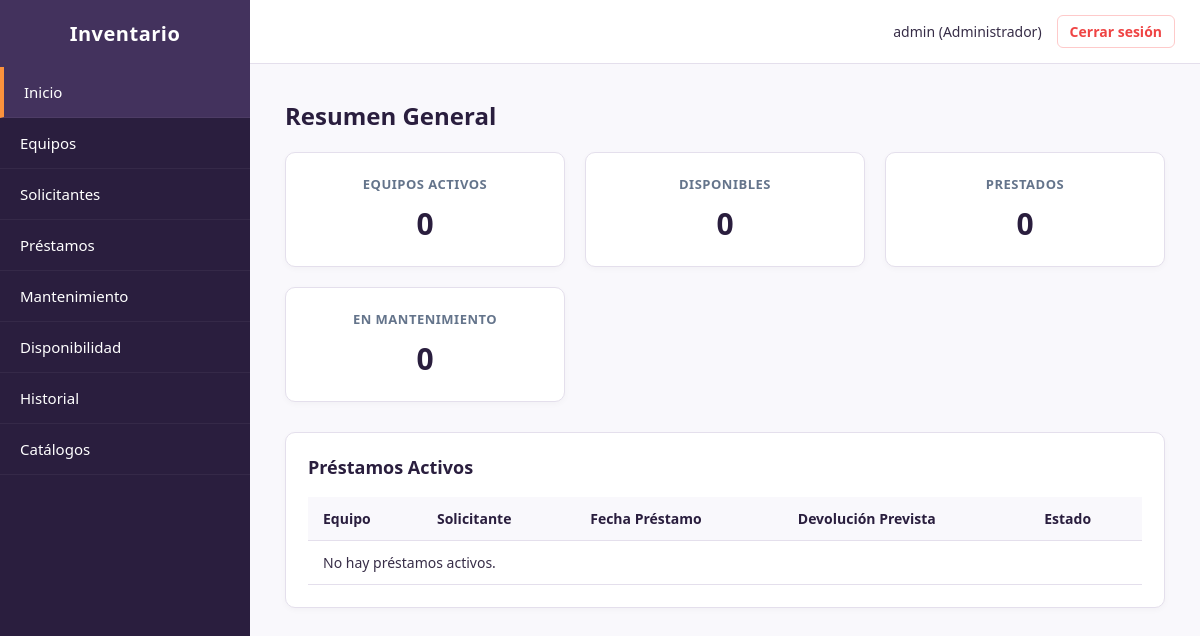
The page /pages/inicio.php (signed in) on the database as committed earlier.
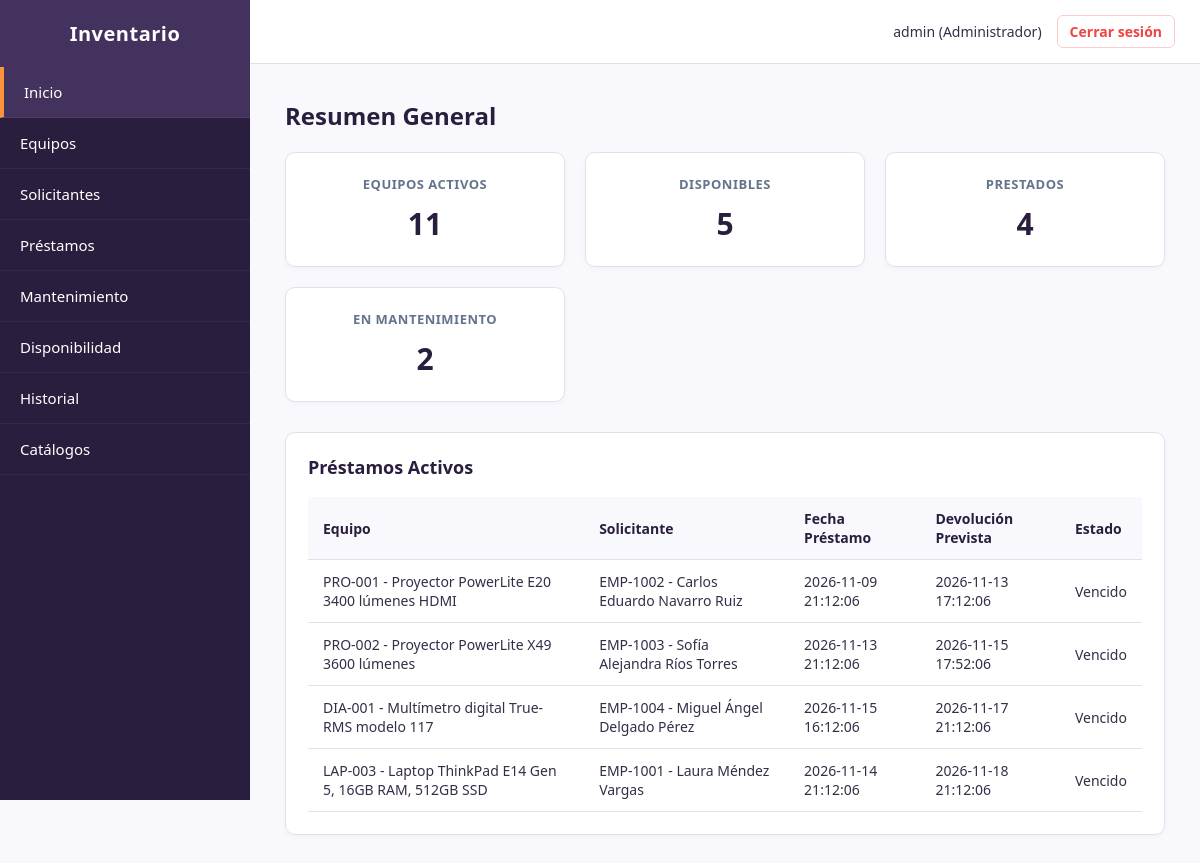
The same page on the database as committed later.
### tables this page shows
CREATE TABLE IF NOT EXISTS prestamos (
    id_prestamo INT AUTO_INCREMENT PRIMARY KEY,
    id_inventario VARCHAR(50) NOT NULL,
    id_solicitante INT NOT NULL,
    id_usuario_entrega INT NOT NULL,
    id_usuario_recepcion INT DEFAULT NULL,
    fecha_prestamo DATETIME NOT NULL DEFAULT CURRENT_TIMESTAMP,
    fecha_prevista_devolucion DATETIME NOT NULL,
    fecha_recepcion DATETIME DEFAULT NULL,
    condicion_regreso TEXT DEFAULT NULL,
    CONSTRAINT chk_fecha_prevista CHECK (fecha_prevista_devolucion >= fecha_prestamo),
    CONSTRAINT chk_fecha_recepcion CHECK (fecha_recepcion IS NULL OR fecha_recepcion >= fecha_prestamo),
    FOREIGN KEY (id_inventario) REFERENCES equipos(id_inventario) ON DELETE RESTRICT ON UPDATE CASCADE,
    FOREIGN KEY (id_solicitante) REFERENCES solicitantes(id_solicitante) ON DELETE RESTRICT ON UPDATE CASCADE,
    FOREIGN KEY (id_usuario_entrega) REFERENCES usuarios_app(id_usuario) ON DELETE RESTRICT ON UPDATE CASCADE,
    FOREIGN KEY (id_usuario_recepcion) REFERENCES usuarios_app(id_usuario) ON DELETE RESTRICT ON UPDATE CASCADE
);

CREATE TABLE IF NOT EXISTS equipos (
    id_inventario VARCHAR(50) PRIMARY KEY,
    descripcion VARCHAR(200) NOT NULL,
    id_categoria INT NOT NULL,
    id_marca INT NOT NULL,
    condicion_actual ENUM('Disponible', 'Prestado', 'Mantenimiento', 'Baja') DEFAULT 'Disponible',
    FOREIGN KEY (id_categoria) REFERENCES categorias(id_categoria) ON DELETE RESTRICT ON UPDATE CASCADE,
    FOREIGN KEY (id_marca) REFERENCES marcas(id_marca) ON DELETE RESTRICT ON UPDATE CASCADE
);

CREATE TABLE IF NOT EXISTS solicitantes (
    id_solicitante INT AUTO_INCREMENT PRIMARY KEY,
    numero_institucional VARCHAR(50) UNIQUE NOT NULL,
    nombre VARCHAR(150) NOT NULL,
    id_departamento INT NOT NULL,
    FOREIGN KEY (id_departamento) REFERENCES departamentos(id_departamento) ON DELETE RESTRICT ON UPDATE CASCADE
);

### includes/auth.php (called while the page is built, shortened)
<?php
$base = $base ?? '../../';
function esAdmin() {
    return ($_SESSION['rol'] ?? '') === 'Administrador';
}

### pages/inicio.php (the view, shortened to what this page needs)
<?php
$pagina_actual = 'inicio';
$base = '../';
require_once $base . 'includes/auth.php';
require_once $base . 'includes/conexion.php';
$resumen = $pdo->query(
    "SELECT COUNT(*) AS total,
            SUM(condicion_actual = 'Disponible') AS disponibles,
            SUM(condicion_actual = 'Prestado') AS prestados,
            SUM(condicion_actual = 'Mantenimiento') AS mantenimiento
     FROM equipos
     WHERE condicion_actual <> 'Baja'"
)->fetch();
$prestamos_activos = $pdo->query(
    'SELECT p.id_inventario, e.descripcion AS equipo,
            s.numero_institucional, s.nombre AS solicitante,
            p.fecha_prestamo, p.fecha_prevista_devolucion,
            (p.fecha_prevista_devolucion < NOW()) AS esta_vencido
     FROM prestamos p
     INNER JOIN equipos e ON p.id_inventario = e.id_inventario
     INNER JOIN solicitantes s ON p.id_solicitante = s.id_solicitante
     WHERE p.fecha_recepcion IS NULL
     ORDER BY p.fecha_prevista_devolucion ASC'
)->fetchAll();
require $base . 'includes/header.php';
?>
            <h1>Resumen General</h1>
            <div class="dashboard-cards">
                <div class="card">
                    <h3>Equipos Activos</h3>
                    <p class="card-number"><?= (int) ($resumen['total'] ?? 0) ?></p>
                </div>
                <div class="card">
                    <h3>Disponibles</h3>
                    <p class="card-number"><?= (int) ($resumen['disponibles'] ?? 0) ?></p>
                </div>
                <div class="card">
                    <h3>Prestados</h3>
                    <p class="card-number"><?= (int) ($resumen['prestados'] ?? 0) ?></p>
                </div>
                <div class="card">
                    <h3>En Mantenimiento</h3>
                    <p class="card-number"><?= (int) ($resumen['mantenimiento'] ?? 0) ?></p>
                </div>
            </div>
            <div class="panel">
                <h2>Préstamos Activos</h2>
                <div class="table-container">
                    <table class="data-table">
                        <thead>
                            <tr>
                                <th>Equipo</th>
                                <th>Solicitante</th>
                                <th>Fecha Préstamo</th>
                                <th>Devolución Prevista</th>
                                <th>Estado</th>
                            </tr>
                        </thead>
                        <tbody>
                            <?php if (empty($prestamos_activos)): ?>
                                <tr><td colspan="5">No hay préstamos activos.</td></tr>
                            <?php else: ?>
                                <?php foreach ($prestamos_activos as $fila): ?>
                                    <tr>
                                        <td><?= htmlspecialchars($fila['id_inventario'] . ' - ' . $fila['equipo']) ?></td>
                                        <td><?= htmlspecialchars($fila['numero_institucional'] . ' - ' . $fila['solicitante']) ?></td>
                                        <td><?= htmlspecialchars($fila['fecha_prestamo']) ?></td>
                                        <td><?= htmlspecialchars($fila['fecha_prevista_devolucion']) ?></td>
                                        <td><?= $fila['esta_vencido'] ? 'Vencido' : 'Vigente' ?></td>
                                    </tr>
                                <?php endforeach; ?>
                            <?php endif; ?>
                        </tbody>
                    </table>
                </div>
            </div>
<?php
require $base . 'includes/footer.php';
?>

### includes/header.php (shortened to what this page needs)
<?php
$pagina_actual = $pagina_actual ?? '';
$base = $base ?? '../../';
require_once __DIR__ . '/auth.php';
?>
<!DOCTYPE html>
<html lang="es">
<head>
    <link rel="stylesheet" href="<?= $base ?>css/estilos.css">
</head>
<body class="admin-layout">
    <aside class="sidebar" id="sidebar">
        <div class="sidebar-header">
            <h2>Inventario</h2>
        </div>
        <nav class="sidebar-nav">
            <ul>
                <li><a href="<?= $base ?>pages/inicio.php"<?= $pagina_actual === 'inicio' ? ' class="active"' : '' ?>>Inicio</a></li>
                <li><a href="<?= $base ?>pages/equipos/equipos.php"<?= $pagina_actual === 'equipos' ? ' class="active"' : '' ?>>Equipos</a></li>
                <li><a href="<?= $base ?>pages/solicitantes/solicitantes.php"<?= $pagina_actual === 'solicitantes' ? ' class="active"' : '' ?>>Solicitantes</a></li>
                <li><a href="<?= $base ?>pages/prestamos/prestamos.php"<?= $pagina_actual === 'prestamos' ? ' class="active"' : '' ?>>Préstamos</a></li>
                <li><a href="<?= $base ?>pages/mantenimiento/mantenimiento.php"<?= $pagina_actual === 'mantenimiento' ? ' class="active"' : '' ?>>Mantenimiento</a></li>
                <li><a href="<?= $base ?>pages/consultas/disponibilidad.php"<?= $pagina_actual === 'disponibilidad' ? ' class="active"' : '' ?>>Disponibilidad</a></li>
                <li><a href="<?= $base ?>pages/consultas/historial.php"<?= $pagina_actual === 'historial' ? ' class="active"' : '' ?>>Historial</a></li>
                <?php if (esAdmin()): ?>
                    <li><a href="<?= $base ?>pages/catalogos/catalogos.php"<?= $pagina_actual === 'catalogos' ? ' class="active"' : '' ?>>Catálogos</a></li>
                <?php endif; ?>
            </ul>
        </nav>
    </aside>
    <main class="main-content">
        <header class="topbar">
            <div class="user-info">
                <span><?= htmlspecialchars($_SESSION['username']) ?> (<?= htmlspecialchars($_SESSION['rol']) ?>)</span>
                <a href="<?= $base ?>pages/logout.php" class="btn-logout">Cerrar sesión</a>
            </div>
        </header>
        <section class="content">

### includes/footer.php (shortened to what this page needs)
</section>
    </main>
</body>
</html>

### css/estilos.css (style rules this page uses)
:root { --color-primario: #2a1e3e; --color-secundario: #43325d; --color-fondo: #f9f8fc; --color-blanco: #ffffff; --color-borde: #e4dfec; --color-texto: #372d47; --color-acento: #fb923c; --color-peligro: #ef4444; }
* { box-sizing: border-box; margin: 0; padding: 0; font-family: system-ui, -apple-system, 'Segoe UI', Roboto, sans-serif; }
body { background-color: var(--color-fondo); color: var(--color-texto); display: flex; flex-direction: column; min-height: 100vh; }
body.admin-layout { flex-direction: column; }
.sidebar { position: fixed; z-index: 1000; height: 100vh; height: 100dvh; width: 250px; background-color: var(--color-primario); color: var(--color-blanco); transform: translateX(-100%); transition: transform 0.3s ease-in-out; display: flex; flex-direction: column; top: 0; left: 0; overflow-y: auto; overscroll-behavior: contain; padding-bottom: 20px; }
.sidebar-header { padding: 20px; background-color: var(--color-secundario); text-align: center; }
.sidebar-header h2 { font-size: 20px; letter-spacing: 0.5px; }
.sidebar-nav ul { list-style: none; }
.sidebar-nav a { display: block; padding: 15px 20px; color: var(--color-blanco); text-decoration: none; border-bottom: 1px solid rgba(255, 255, 255, 0.05); transition: all 0.2s ease; font-size: 15px; }
.sidebar-nav a:hover, .sidebar-nav a.active { background-color: var(--color-secundario); border-left: 4px solid var(--color-acento); }
.main-content { flex: 1; display: flex; flex-direction: column; min-width: 0; }
.topbar { background-color: var(--color-blanco); padding: 15px 25px; display: flex; justify-content: space-between; align-items: center; border-bottom: 1px solid var(--color-borde); gap: 12px; }
.user-info { display: flex; align-items: center; gap: 15px; margin-left: auto; font-size: 14px; }
.btn-logout { color: var(--color-peligro); text-decoration: none; font-weight: 600; padding: 6px 12px; border: 1px solid #fecaca; border-radius: 6px; transition: background-color 0.2s; white-space: nowrap; flex-shrink: 0; }
.content { padding: 25px; max-width: 1200px; width: 100%; margin: 0 auto; }
.content h1 { margin-bottom: 20px; color: var(--color-primario); font-size: 24px; }
.dashboard-cards { display: grid; grid-template-columns: repeat(auto-fit, minmax(210px, 1fr)); gap: 20px; margin-bottom: 30px; }
.card, .panel { background-color: var(--color-blanco); padding: 22px; border-radius: 10px; border: 1px solid var(--color-borde); box-shadow: 0 2px 6px rgba(0, 0, 0, 0.03); min-width: 0; }
.card { text-align: center; transition: transform 0.2s; }
.card h3 { font-size: 13px; color: #64748b; margin-bottom: 10px; text-transform: uppercase; letter-spacing: 0.5px; }
.card-number { font-size: 30px; font-weight: 700; color: var(--color-primario); }
.panel h2 { font-size: 18px; margin-bottom: 18px; color: var(--color-primario); }
.table-container { width: 100%; overflow-x: auto; }
.data-table { width: 100%; border-collapse: collapse; min-width: 600px; }
.data-table th, .data-table td { padding: 12px 15px; text-align: left; border-bottom: 1px solid var(--color-borde); font-size: 14px; }
.data-table th { background-color: var(--color-fondo); font-weight: 600; color: var(--color-primario); }
@media (min-width: 768px) { body.admin-layout { flex-direction: row; } }
@media (min-width: 768px) { .sidebar { position: sticky; top: 0; height: 100vh; height: 100dvh; transform: translateX(0); flex-shrink: 0; } }
@media (min-width: 768px) { .content { padding: 35px; } }

Rows that differ between the two databases and show on the page:
added prestamos: id_inventario.descripcion "PRO-001 - Proyector PowerLite E20 3400 lúmenes HDMI", id_solicitante.nombre "EMP-1002 - Carlos Eduardo Navarro Ruiz", fecha_prestamo "2026-11-09 21:12:06", fecha_prevista_devolucion "2026-11-13 17:12:06"
added prestamos: id_inventario.descripcion "PRO-002 - Proyector PowerLite X49 3600 lúmenes", id_solicitante.nombre "EMP-1003 - Sofía Alejandra Ríos Torres", fecha_prestamo "2026-11-13 21:12:06", fecha_prevista_devolucion "2026-11-15 17:52:06"
added prestamos: id_inventario.descripcion "DIA-001 - Multímetro digital True-RMS modelo 117", id_solicitante.nombre "EMP-1004 - Miguel Ángel Delgado Pérez", fecha_prestamo "2026-11-15 16:12:06", fecha_prevista_devolucion "2026-11-17 21:12:06"
added prestamos: id_inventario.descripcion "LAP-003 - Laptop ThinkPad E14 Gen 5, 16GB RAM, 512GB SSD", id_solicitante.nombre "EMP-1001 - Laura Méndez Vargas", fecha_prestamo "2026-11-14 21:12:06", fecha_prevista_devolucion "2026-11-18 21:12:06"
Other text that changed with them:
$resumen['total']: "0" → "11"
$resumen['disponibles']: "0" → "5"
$resumen['prestados']: "0" → "4"
$resumen['mantenimiento']: "0" → "2"
text no longer shown: "No hay préstamos activos."
